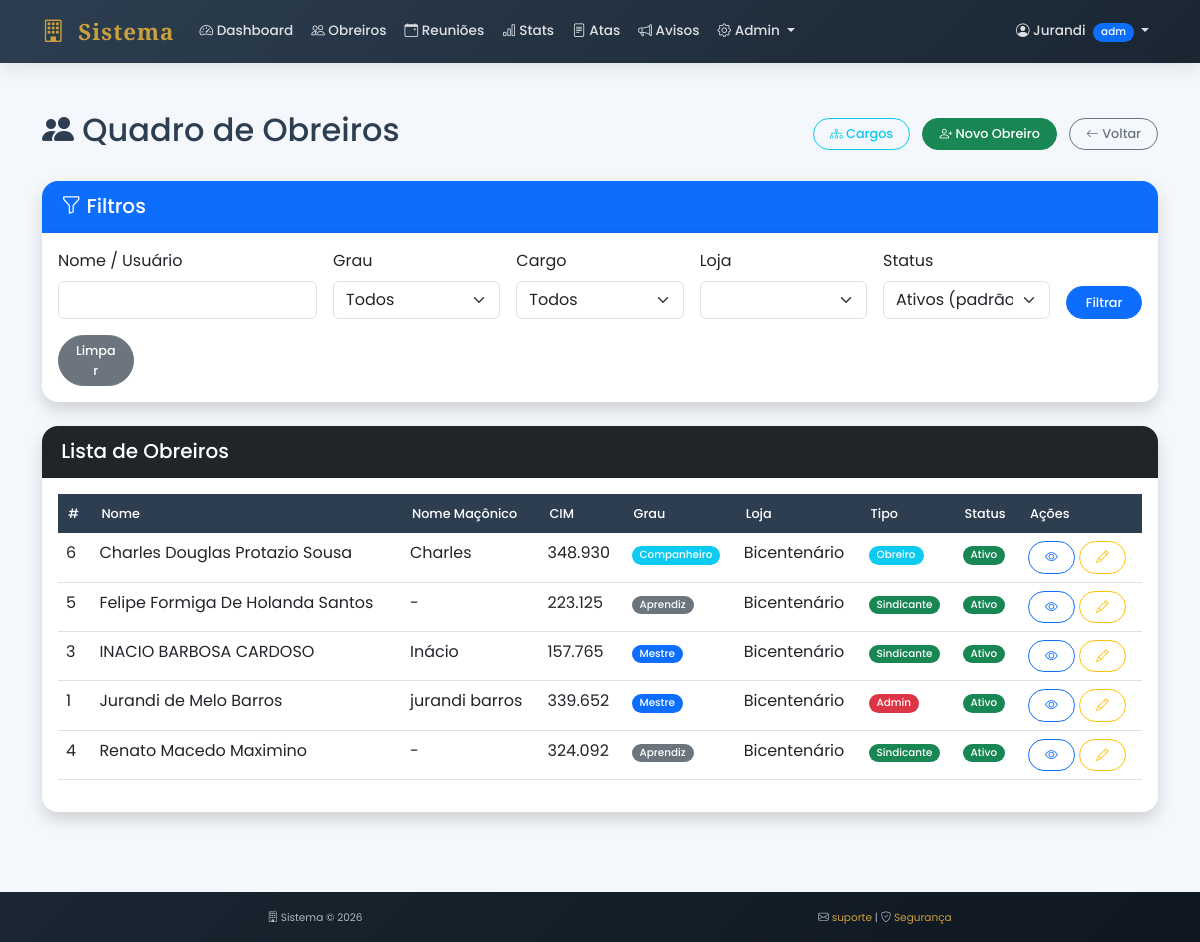
/obreiros (signed in), run on the app's committed database.
### tables this page shows
CREATE TABLE usuarios (
        id INTEGER PRIMARY KEY AUTOINCREMENT,
        usuario TEXT UNIQUE NOT NULL,
        senha_hash TEXT NOT NULL,
        tipo TEXT NOT NULL,
        data_cadastro TEXT NOT NULL,
        nome_completo TEXT,
        cim_numero TEXT,
        loja_nome TEXT,
        loja_numero TEXT,
        loja_orient TEXT,
        ativo INTEGER DEFAULT 1
    , nome_maconico TEXT, grau_atual INTEGER DEFAULT 1, data_iniciacao DATE, data_elevacao DATE, data_exaltacao DATE, telefone TEXT, email TEXT, endereco TEXT, foto TEXT);

### app.py (the view)
@app.route("/obreiros")
@login_required
def listar_obreiros():
    conn = get_db()
    cursor = conn.cursor()
    nome = request.args.get('nome', '').strip()
    grau = request.args.get('grau', '')
    cargo = request.args.get('cargo', '')
    loja = request.args.get('loja', '')
    status = request.args.get('status', '')
    query = """
        SELECT u.*, l.nome as loja_nome,
               CASE
                   WHEN u.grau_atual = 1 THEN 'Aprendiz'
                   WHEN u.grau_atual = 2 THEN 'Companheiro'
                   WHEN u.grau_atual = 3 THEN 'Mestre'
                   ELSE 'Não informado'
               END as grau_descricao,
               (SELECT COUNT(*) FROM ocupacao_cargos oc WHERE oc.obreiro_id = u.id AND oc.ativo = 1) as total_cargos
        FROM usuarios u
        LEFT JOIN lojas l ON u.loja_nome = l.nome
        WHERE 1=1
    """
    params = []
    if nome:
        query += " AND (u.nome_completo LIKE ? OR u.usuario LIKE ?)"
        params.extend([f"%{nome}%", f"%{nome}%"])
    if grau:
        query += " AND u.grau_atual = ?"
        params.append(grau)
    if cargo:
        query += " AND EXISTS (SELECT 1 FROM ocupacao_cargos oc WHERE oc.obreiro_id = u.id AND oc.cargo_id = ? AND oc.ativo = 1)"
        params.append(cargo)
    if loja:
        query += " AND u.loja_nome = ?"
        params.append(loja)
    if status:
        query += " AND u.ativo = ?"
        params.append(status)
    else:
        query += " AND u.ativo = 1"
    query += " ORDER BY u.nome_completo"
    cursor.execute(query, params)
    obreiros = cursor.fetchall()
    cursor.execute("SELECT DISTINCT grau_atual FROM usuarios WHERE grau_atual IS NOT NULL ORDER BY grau_atual")
    graus = cursor.fetchall()
    cursor.execute("SELECT id, nome FROM cargos WHERE ativo = 1 ORDER BY ordem")
    cargos_list = cursor.fetchall()
    cursor.execute("SELECT DISTINCT loja_nome FROM usuarios WHERE loja_nome IS NOT NULL ORDER BY loja_nome")
    lojas = cursor.fetchall()
    conn.close()
    return render_template("obreiros/lista.html",
                          obreiros=obreiros,
                          graus=graus,
                          cargos=cargos_list,
                          lojas=lojas,
                          filtros={'nome': nome, 'grau': grau, 'cargo': cargo, 'loja': loja, 'status': status})

### app.py (called while the page is built)
@app.context_processor
def inject_global():
    return {'datetime': datetime, 'now': datetime.now()}

def login_required(f):
    @wraps(f)
    def decorated_function(*args, **kwargs):
        if "usuario" not in session:
            flash("Faça login para acessar esta página", "warning")
            return redirect("/")
        return f(*args, **kwargs)
    return decorated_function

def get_db():
    conn = sqlite3.connect("banco.db")
    conn.row_factory = sqlite3.Row
    return conn

### templates/obreiros/lista.html (shortened to what this page needs)
{% extends "base.html" %}
{% block extra_css %}
<link rel="stylesheet" href="https://cdn.datatables.net/1.13.7/css/dataTables.bootstrap5.min.css">
{% endblock %}
{% block content %}
<div class="container-fluid py-4">
    <div class="container">
        <div class="d-flex justify-content-between align-items-center mb-4">
            <h2><i class="bi bi-people-fill"></i> Quadro de Obreiros</h2>
            <div>
                {% if session.tipo == 'admin' %}
                <a href="/cargos" class="btn btn-outline-info me-2">
                    <i class="bi bi-diagram-3"></i> Cargos
                </a>
                <a href="/obreiros/novo" class="btn btn-success">
                    <i class="bi bi-person-plus"></i> Novo Obreiro
                </a>
                {% endif %}
                <a href="/dashboard" class="btn btn-outline-secondary ms-2">
                    <i class="bi bi-arrow-left"></i> Voltar
                </a>
            </div>
        </div>
        <div class="card shadow mb-4">
            <div class="card-header bg-primary text-white">
                <h5 class="mb-0"><i class="bi bi-funnel"></i> Filtros</h5>
            </div>
            <div class="card-body">
                <form method="GET" class="row g-3">
                    <div class="col-md-3">
                        <label class="form-label">Nome / Usuário</label>
                        <input type="text" class="form-control" name="nome" value="{{ filtros.nome }}">
                    </div>
                    <div class="col-md-2">
                        <label class="form-label">Grau</label>
                        <select class="form-select" name="grau">
                            <option value="">Todos</option>
                        </select>
                    </div>
                    <div class="col-md-2">
                        <label class="form-label">Cargo</label>
                        <select class="form-select" name="cargo">
                            <option value="">Todos</option>
                        </select>
                    </div>
                    <div class="col-md-2">
                        <label class="form-label">Loja</label>
                        <select class="form-select" name="loja">
                            {% for l in lojas %}
                            <option value="{{ l.loja_nome }}" {% if filtros.loja == l.loja_nome %}selected{% endif %}>{{ l.loja_nome }}</option>
                            {% endfor %}
                        </select>
                    </div>
                    <div class="col-md-2">
                        <label class="form-label">Status</label>
                        <select class="form-select" name="status">
                            <option value="">Ativos (padrão)</option>
                        </select>
                    </div>
                    <div class="col-md-1 d-flex align-items-end">
                        <button type="submit" class="btn btn-primary w-100">Filtrar</button>
                    </div>
                    <div class="col-md-1 d-flex align-items-end">
                        <a href="/obreiros" class="btn btn-secondary w-100">Limpar</a>
                    </div>
                </form>
            </div>
        </div>
        <div class="card shadow">
            <div class="card-header bg-dark text-white">
                <h5 class="mb-0">Lista de Obreiros</h5>
            </div>
            <div class="card-body">
                <div class="table-responsive">
                    <table class="table table-hover" id="tabelaObreiros">
                        <thead>
                            <tr>
                                <th>#</th>
                                <th>Nome</th>
                                <th>Nome Maçônico</th>
                                <th>CIM</th>
                                <th>Grau</th>
                                <th>Loja</th>
                                {% if session.tipo == 'admin' %}
                                <th>Tipo</th>
                                <th>Status</th>
                                {% endif %}
                                <th>Ações</th>
                            </thead>
                        <tbody>
                            {% for o in obreiros %}
                            <tr>
                                <td>{{ o.id }}</td>
                                <td>{{ o.nome_completo or o.usuario }}</td>
                                <td>{{ o.nome_maconico or '-' }}</td>
                                <td>{{ o.cim_numero or '-' }}</td>
                                <td>
                                    {% if o.grau_atual == 3 %}
                                        <span class="badge bg-primary">Mestre</span>
                                    {% elif o.grau_atual == 2 %}
                                        <span class="badge bg-info">Companheiro</span>
                                    {% elif o.grau_atual == 1 %}
                                        <span class="badge bg-secondary">Aprendiz</span>
                                    {% else %}
                                        <span class="badge bg-light text-dark">-</span>
                                    {% endif %}
                                </td>
                                <td>{{ o.loja_nome or '-' }}</td>
                                {% if session.tipo == 'admin' %}
                                <td>
                                    {% if o.tipo == 'admin' %}
                                        <span class="badge bg-danger">Admin</span>
                                    {% elif o.tipo == 'sindicante' %}
                                        <span class="badge bg-success">Sindicante</span>
                                    {% else %}
                                        <span class="badge bg-info">Obreiro</span>
                                    {% endif %}
                                </td>
                                <td>
                                    {% if o.ativo == 1 %}
                                        <span class="badge bg-success">Ativo</span>
                                    {% else %}
                                        <span class="badge bg-secondary">Inativo</span>
                                    {% endif %}
                                </td>
                                {% endif %}
                                <td>
                                    <a href="/obreiros/{{ o.id }}" class="btn btn-sm btn-outline-primary">
                                        <i class="bi bi-eye"></i>
                                    </a>
                                    {% if session.tipo == 'admin' or session.user_id == o.id %}
                                    <a href="/obreiros/{{ o.id }}/editar" class="btn btn-sm btn-outline-warning">
                                        <i class="bi bi-pencil"></i>
                                    </a>
                                    {% endif %}
                                </td>
                            </tr>
                            {% endfor %}
                        </tbody>
                    </table>
                </div>
            </div>
        </div>
    </div>
</div>
{% endblock %}

### templates/base.html (style rules this page uses)
:root { --primary: #2c3e50; --secondary: #c9a03d; --dark: #1a2632; --light: #f8f9fa; --accent: #e67e22; }
body { font-family: 'Poppins', sans-serif; background-color: #f4f7fb; color: #2c3e50; }
.card { border: none; border-radius: 16px; box-shadow: 0 4px 15px rgba(0,0,0,0.05); transition: all 0.3s ease; overflow: hidden; }
.card-header { background-color: white; border-bottom: 2px solid rgba(0,0,0,0.05); padding: 0.8rem 1.2rem; font-weight: 600; }
.btn { border-radius: 50px; padding: 0.35rem 1rem; font-weight: 500; font-size: 0.8rem; transition: all 0.3s; }
.badge { padding: 0.25rem 0.5rem; font-weight: 500; border-radius: 20px; font-size: 0.65rem; }
.table thead th { background-color: var(--primary); color: white; font-weight: 500; border: none; padding: 10px; font-size: 0.8rem; }

### data on the page
usuarios: id "6", nome_completo "Charles Douglas Protazio Sousa", nome_maconico "Charles", cim_numero "348.930", grau_atual "Companheiro", loja_nome "Bicentenário", tipo "Obreiro", ativo "Ativo"
usuarios: id "5", nome_completo "Felipe Formiga De Holanda Santos", nome_maconico "-", cim_numero "223.125", grau_atual "Aprendiz", loja_nome "Bicentenário", tipo "Sindicante", ativo "Ativo"
usuarios: id "3", nome_completo "INACIO BARBOSA CARDOSO", nome_maconico "Inácio", cim_numero "157.765", grau_atual "Mestre", loja_nome "Bicentenário", tipo "Sindicante", ativo "Ativo"
usuarios: id "1", nome_completo "Jurandi de Melo Barros", nome_maconico "jurandi barros", cim_numero "339.652", grau_atual "Mestre", loja_nome "Bicentenário", tipo "Admin", ativo "Ativo"
usuarios: id "4", nome_completo "Renato Macedo Maximino", nome_maconico "-", cim_numero "324.092", grau_atual "Aprendiz", loja_nome "Bicentenário", tipo "Sindicante", ativo "Ativo"

### other printed values
{{ session.tipo[:3] }} "adm"
